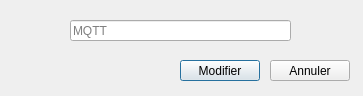
<?xml version="1.0" encoding="UTF-8"?>
<ui version="4.0">
 <class>modifierMqttMontre</class>
 <widget class="QDialog" name="modifierMqttMontre">
  <property name="geometry">
   <rect>
    <x>0</x>
    <y>0</y>
    <width>363</width>
    <height>96</height>
   </rect>
  </property>
  <property name="minimumSize">
   <size>
    <width>363</width>
    <height>96</height>
   </size>
  </property>
  <property name="maximumSize">
   <size>
    <width>363</width>
    <height>96</height>
   </size>
  </property>
  <property name="windowTitle">
   <string>Dialog</string>
  </property>
  <widget class="QLineEdit" name="mqtt">
   <property name="geometry">
    <rect>
     <x>70</x>
     <y>20</y>
     <width>221</width>
     <height>21</height>
    </rect>
   </property>
   <property name="placeholderText">
    <string>MQTT</string>
   </property>
  </widget>
  <widget class="QPushButton" name="modifier">
   <property name="geometry">
    <rect>
     <x>180</x>
     <y>60</y>
     <width>80</width>
     <height>21</height>
    </rect>
   </property>
   <property name="text">
    <string>Modifier</string>
   </property>
  </widget>
  <widget class="QPushButton" name="annuler">
   <property name="geometry">
    <rect>
     <x>270</x>
     <y>60</y>
     <width>80</width>
     <height>21</height>
    </rect>
   </property>
   <property name="text">
    <string>Annuler</string>
   </property>
  </widget>
  <widget class="QLabel" name="label">
   <property name="geometry">
    <rect>
     <x>150</x>
     <y>-100</y>
     <width>341</width>
     <height>211</height>
    </rect>
   </property>
   <property name="text">
    <string/>
   </property>
   <property name="pixmap">
    <pixmap resource="../../ressource.qrc">:/new/prefix1/images/logo-domo3.png</pixmap>
   </property>
   <property name="scaledContents">
    <bool>true</bool>
   </property>
  </widget>
  <zorder>label</zorder>
  <zorder>mqtt</zorder>
  <zorder>modifier</zorder>
  <zorder>annuler</zorder>
 </widget>
 <resources>
  <include location="../../ressource.qrc"/>
 </resources>
 <connections/>
</ui>
